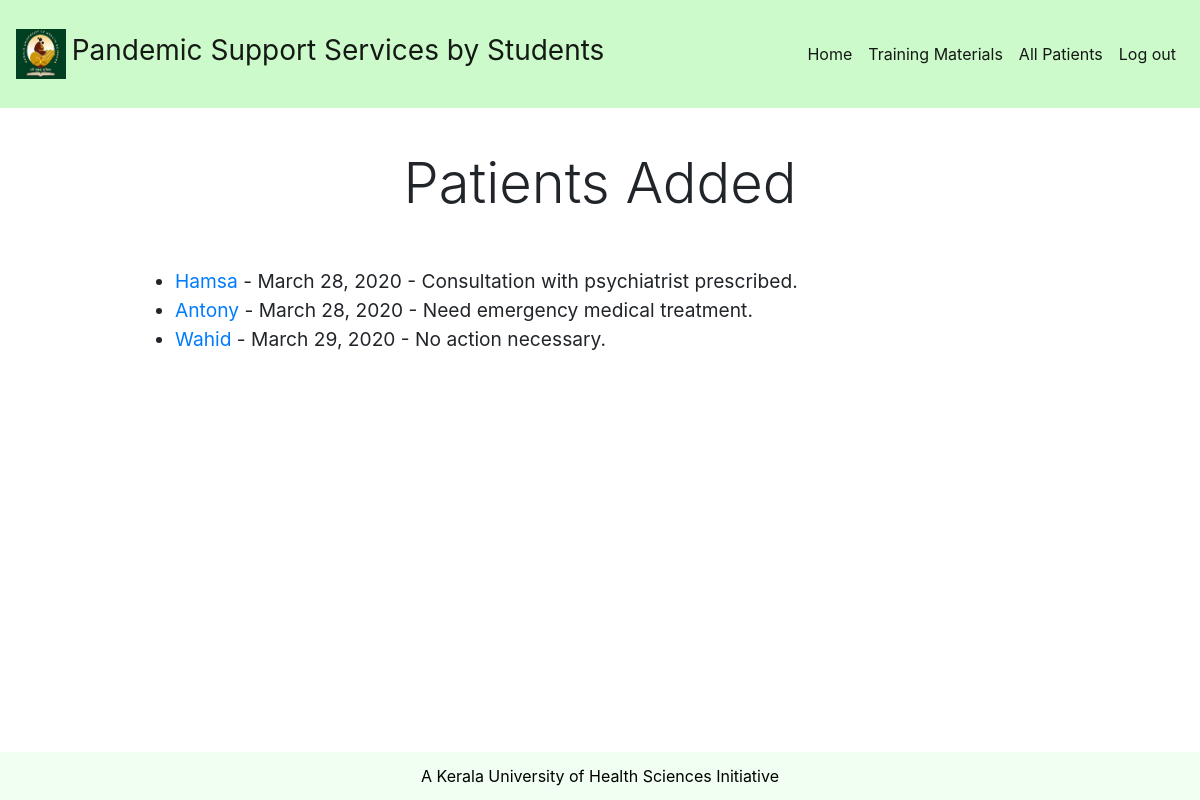
The app's page /home/mypatients/ (signed in) with its own data.
### home/models.py (models this page shows, shortened)
class Patient(models.Model):
	name = models.CharField(max_length=200)
	age = models.PositiveSmallIntegerField()
	address = models.TextField()
	phone_number = models.CharField(max_length=10)
	date_contacted = models.DateField()
	contacted_by = models.ForeignKey(User, on_delete=models.SET_NULL, null=True, blank=True)
	outcome = models.ForeignKey(Outcome, on_delete=models.PROTECT)
	class Meta:
		ordering = ['date_contacted']
		permissions = (("is_staff", "Has the staff permissions"),)
	def get_absolute_url(self):
		return reverse('patient-detail', args=[str(self.id)])

class Outcome(models.Model):
	description = models.CharField(max_length=70)
	class Meta:
		ordering = ['description']
	def __str__(self):
		return self.description

### home/views.py (the view)
# urls.py: path('mypatients/', views.PatientsAddedByUserListView.as_view(), name='mypatients'),
class PatientsAddedByUserListView(LoginRequiredMixin, generic.ListView):
    model = Patient
    template_name ='home/patient_list_user.html'
    paginate_by = 10
    def get_queryset(self):
        return Patient.objects.filter(contacted_by=self.request.user).order_by('date_contacted')

### home/templates/home/patient_list_user.html
{% extends "base_generic.html" %}
{% block stylingFiles %}
{% load static %}
    <link rel="stylesheet" href="{% static 'css/list.css' %}">
{% endblock %}
{% block heading %}
Patients Added
{% endblock %}
{% block content %}
    {% if patient_list %}
    <ul id="list">
      {% for patient in patient_list %}
      <li class="">
        <a href="{{ patient.get_absolute_url }}">{{patient.name}}</a> - {{ patient.date_contacted }} - {{ patient.outcome }}
      </li>
      {% endfor %}
    </ul>
    {% else %}
      <p>You've not added any patients yet.</p>
    {% endif %}
{% endblock %}

### home/static/css/list.css (style rules this page uses)
#list li { font-size: 1.2em; }

### records on screen
Patient: name "Hamsa", date_contacted "March 28, 2020", outcome "Consultation with psychiatrist prescribed."
Patient: name "Antony", date_contacted "March 28, 2020", outcome "Need emergency medical treatment."
Patient: name "Wahid", date_contacted "March 29, 2020", outcome "No action necessary."
